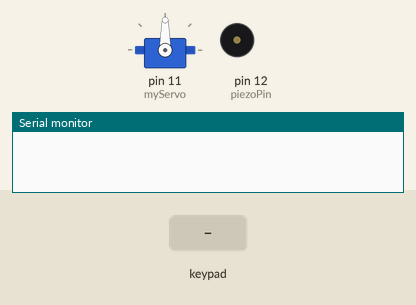
Simulated run of this sketch. Board: Arduino Uno, built with avr-gcc and run on an emulated ATmega328P. Shown: servo, buzzer (waves = sounding), the last lines printed to the serial monitor. The inputs (shaded band) are chosen by the test bench.

Above: at 1.2 s.
1.3 s: keypad keys 1 2 3 7 # pressed 0.4 s apart
At 3.2 s:
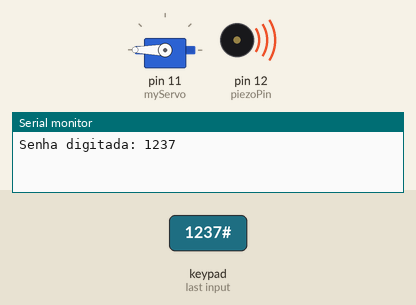
At 4.8 s:
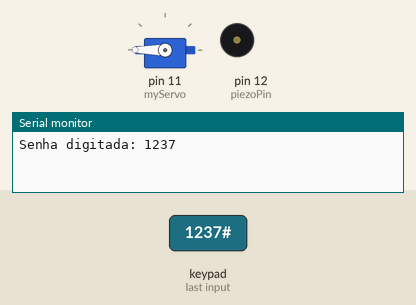
Timing chart, 0 to 10.5 s (numbered marks = the images above; inputs shaded):
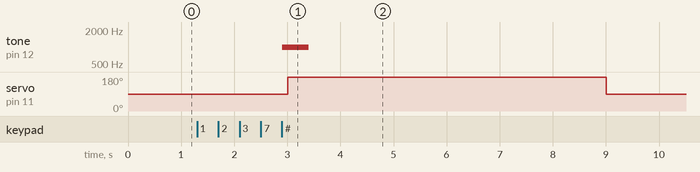

The sketch:

projeto-cofre.ino
```cpp
#include <Keypad.h>
#include <Servo.h>

const byte ROWS = 4; // quatro linhas
const byte COLS = 4; // quatro colunas

char keys[ROWS][COLS] = {
  {'1', '2', '3', 'A'},
  {'4', '5', '6', 'B'},
  {'7', '8', '9', 'C'},
  {'*', '0', '#', 'D'}
};

byte rowPins[ROWS] = {3, 4, 5, 6}; // pinos das linhas
byte colPins[COLS] = {7, 8, 9, 10}; // pinos das colunas

Keypad keypad = Keypad(makeKeymap(keys), rowPins, colPins, ROWS, COLS);
Servo myServo;

const String correctPassword = "1237"; // Senha correta
String inputPassword = ""; // Senha digitada pelo usuário

const int piezoPin = 12; // Pino para o piezo

void setup() {
  myServo.attach(11); // Conecta o servo no pino 11
  myServo.write(90); // Inicializa o servo na posição 0
  pinMode(piezoPin, OUTPUT); // Configura o pino do piezo como saída
  Serial.begin(6000); // Inicia a comunicação serial para depuração
}

void loop() {
  char key = keypad.getKey(); // Captura a tecla pressionada

  if (key) {
    if (key == '#') { // Finaliza a entrada da senha ao pressionar '#'
      Serial.print("Senha digitada: "); // Para depuração
      Serial.println(inputPassword); // Mostra a senha digitada
      if (inputPassword == correctPassword) {
        tocarPiezo(); // Toca o piezo quando a senha estiver correta
        delay(100); // Pausa por 5 segundos
        myServo.write(360); // Gira 360° se a senha estiver correta
        delay(6000); // Espera 6 segundos
      } else if (inputPassword.length() == correctPassword.length()) {
        tocarPiezo(); // Toca o piezo mesmo se a senha estiver incorreta
        delay(100); // Pausa por 6 segundos
        myServo.write(360); // Gira 180° para senhas de 4 dígitos incorretas
        delay(6000); // Espera 6 segundos
      }
      myServo.write(90); // Retorna o servo para a posição inicial
      inputPassword = ""; // Reseta a senha digitada
    } else {
      inputPassword += key; // Adiciona a tecla pressionada à senha
    }
  }
}

// Função para tocar o piezo
void tocarPiezo() {
  tone(piezoPin, 1000, 500); // Toca uma frequência de 1000Hz por 500ms
}
```

Measured:
- after the input at 1.3 s, tone on pin 12 (piezoPin): silent → 1000 Hz after 1.6 s, → silent 0.50 s later; servo on pin 11 (myServo): 90° → 180° after 1.7 s, → 90° 6.0 s later
